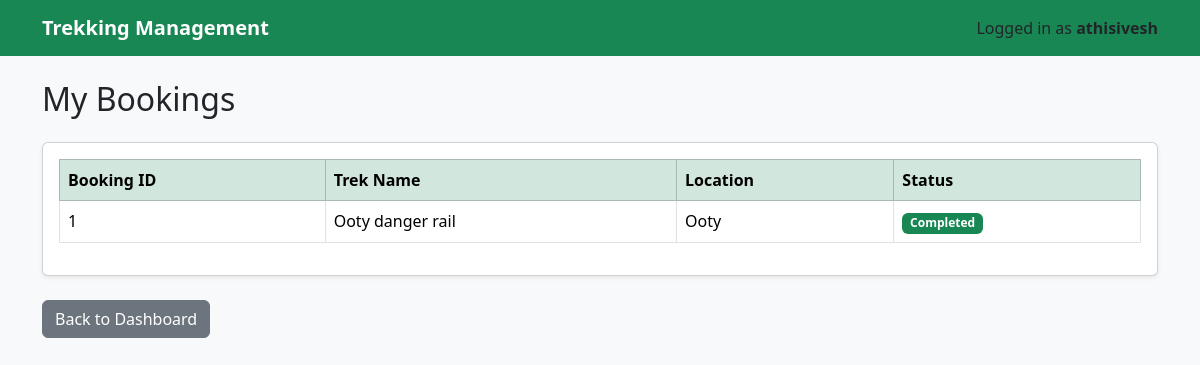
Screenshot of /my_bookings (signed in) with the database file from the repository.
### models.py (models this page shows)
class Booking(db.Model):
    id = db.Column(db.Integer, primary_key=True)
    user_id = db.Column(db.Integer, db.ForeignKey("user.id"), nullable=False)
    trek_id = db.Column(db.Integer, db.ForeignKey("trek.id"), nullable=False)
    booking_status = db.Column(db.String(20), default="Booked")
    booking_date = db.Column(db.String(30))
    payment_status = db.Column(db.String(20), default="Pending")

class Trek(db.Model):
    id = db.Column(db.Integer, primary_key=True)
    trek_name = db.Column(db.String(100), nullable=False)
    location = db.Column(db.String(100), nullable=False)
    difficulty = db.Column(db.String(20), nullable=False)
    duration = db.Column(db.String(30), nullable=False)
    available_slots = db.Column(db.Integer, nullable=False)
    assigned_staff = db.Column(db.Integer)
    status = db.Column(db.String(20), default="Open")
    description = db.Column(db.String(300))
    bookings = db.relationship("Booking", backref="trek", lazy=True)

### app.py (the view)
@app.route("/my_bookings")
def my_bookings():
    if "user_id" not in session or session["role"] != "trekker":
        return redirect("/login")
    bookings = Booking.query.filter_by(
        user_id=session["user_id"]
    ).all()
    return render_template(
        "my_bookings.html",
        bookings=bookings
    )

### templates/my_bookings.html (shortened to what this page needs)
{% extends "base.html" %}
{% block content %}
<h2 class="mb-4">My Bookings</h2>
<div class="card shadow-sm">
    <div class="card-body">
        <div class="table-responsive">
            <table class="table table-bordered table-hover align-middle">
                <thead class="table-success">
                    <tr>
                        <th>Booking ID</th>
                        <th>Trek Name</th>
                        <th>Location</th>
                        <th>Status</th>
                    </tr>
                </thead>
                <tbody>
                {% for booking in bookings %}
                <tr>
                    <td>{{ booking.id }}</td>
                    <td>{{ booking.trek.trek_name }}</td>
                    <td>{{ booking.trek.location }}</td>
                    <td>
                        {% if booking.booking_status == "Booked" %}
                            <span class="badge bg-primary">
                                Booked
                            </span>
                        {% elif booking.booking_status == "Completed" %}
                            <span class="badge bg-success">
                                Completed
                            </span>
                        {% elif booking.booking_status == "Cancelled" %}
                            <span class="badge bg-danger">
                                Cancelled
                            </span>
                        {% else %}
                            <span class="badge bg-secondary">
                                {{ booking.booking_status }}
                            </span>
                        {% endif %}
                    </td>
                </tr>
                {% endfor %}
                </tbody>
            </table>
        </div>
    </div>
</div>
<br>
<a href="/trekker" class="btn btn-secondary">
    Back to Dashboard
</a>
{% endblock %}

### rows the page displays
Booking: id "1", trek.trek_name "Ooty danger rail", trek.location "Ooty", booking_status "Completed"

### other values shown
{{ session["username"] }} "athisivesh"
